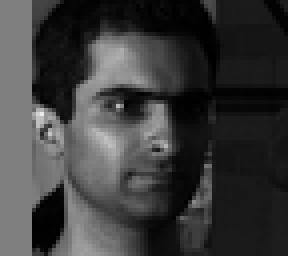
#> input picture data/Train Set (Labeled)/p0_i226.pgm, 72 x 64 px (shown 4 times larger)
$ python ex2_ariel_manela_216441915_tal_ramot_329514061.py
#> lines starting #> are read from the running program, lines starting #| are printed output that depends on the picture
"""
ex2.py — Standalone end-to-end pipeline (no imports from part_A / part_B / partD).

This file mirrors the functionality of the project under ``code/`` when data live under
``data/`` at the repository root:

  1) Data loading: iterate ``.pgm`` from a directory or from a zip (same contract as part_A).
  2) Preprocessing: optimized pipeline — resize 64×64, CLAHE, HOG, z-score, PCA (Part C).
  3) Persist / load Part C cache: ``data/part_c_splits_optimized.npz`` (train/val split).
  4) Nested stratified K-fold CV (outer K_out, inner K_in) with hyperparameter grids.
  5) Optional multi-model comparison (SVM, custom L1-softmax, custom decision tree).
  6) Final model fit on the full labeled pool (stacked train+val PCA features).
  7) Unlabeled prediction: raw HOG → same StandardScaler+PCA fitted on labeled raw HOG
     (matches ``final_model.py``), then predict; write ``results_manela_and_ramot.csv``
     as a single row of length 392 with identity indices 1..28.

Environment (optional):
  EX2_FULL_PIPELINE=1  — run nested CV for SVM, linear_reg, and tree, then pick the
                        lowest mean outer error model for the final fit (very slow).
  EX2_FULL_PIPELINE=0 — default: nested CV for SVM only; final model is SVM with
                        hyperparameters chosen by majority vote over outer folds.
"""

from __future__ import annotations

import os
import pickle
import zipfile
from collections import Counter
from itertools import product
from typing import Any, Dict, Iterable, List, Mapping, Optional, Tuple

import cv2
import numpy as np
from skimage.feature import hog
from sklearn.decomposition import PCA
from sklearn.metrics import accuracy_score
from sklearn.model_selection import StratifiedKFold, train_test_split
from sklearn.preprocessing import LabelEncoder, StandardScaler
from sklearn.svm import SVC

try:
    from tqdm import tqdm
except ImportError:

    def tqdm(iterable, **_kwargs):
        return iterable


# ---------------------------------------------------------------------------
# Paths (repo layout: <repo>/code/ex2.py, <repo>/data/...)
# ---------------------------------------------------------------------------

CODE_DIR = os.path.dirname(os.path.abspath(__file__))
REPO_ROOT = os.path.dirname(CODE_DIR)
TRAIN_DIR = os.path.join(REPO_ROOT, "data", "Train Set (Labeled)")
TEST_DIR = os.path.join(REPO_ROOT, "data", "Test Set (Unlabeled)")
PARTC_CACHE = os.path.join(REPO_ROOT, "data", "part_c_splits_optimized.npz")
RESULTS_CSV_PATH = os.path.join(REPO_ROOT, "results_manela_and_ramot.csv")
MODEL_BUNDLE_PATH = os.path.join(REPO_ROOT, "data", "ex2_final_bundle.pkl")
NESTED_CV_LOG_PATH = os.path.join(REPO_ROOT, "ex2_nested_cv_log.txt")

N_COMPONENTS = 50
PARTC_TEST_SIZE = 0.25
PARTC_RANDOM_STATE = 42
K_OUT = 5
K_IN = 3
NESTED_CV_RANDOM_STATE = 42

EX2_FULL_PIPELINE = os.environ.get("EX2_FULL_PIPELINE", "0") == "1"


# =============================================================================
# Part A–equivalent: PGM iteration, HOG, PCA cache
# =============================================================================


def iter_pgm_files(data_path: str):
    """Yield (filename, path_or_none, bytes_or_none) like part_A._iter_pgm_files."""
    if os.path.isdir(data_path):
        for filename in sorted(os.listdir(data_path)):
            if filename.lower().endswith(".pgm"):
                yield filename, os.path.join(data_path, filename), None
    else:
        with zipfile.ZipFile(data_path, "r") as archive:
            for filename in sorted(name for name in archive.namelist() if name.lower().endswith(".pgm")):
                yield filename, None, archive.read(filename)


def extract_optimized_hog_features(data_path: str) -> Tuple[np.ndarray, np.ndarray]:
    """
    Raw HOG feature matrix (optimized pipeline): 64×64 resize, CLAHE, HOG (9 ori, 8×8, 2×2).
    Returns (X_raw, y_str) where y_str[i] is the person id token from the filename prefix.
    """
    features_list: List[np.ndarray] = []
    labels: List[str] = []
    clahe = cv2.createCLAHE(clipLimit=2.0, tileGridSize=(8, 8))

    for filename, file_path, file_bytes in iter_pgm_files(data_path):
        if file_bytes is not None:
            img_data = file_bytes
        else:
            with open(file_path, "rb") as file_handle:
                img_data = file_handle.read()

        img_array = np.frombuffer(img_data, np.uint8)
        img = cv2.imdecode(img_array, cv2.IMREAD_GRAYSCALE)
#> img is the input picture: shape (64, 72); min 0, max 235, mean 59.3
        if img is None:
            continue

        img_small = cv2.resize(img, (64, 64))
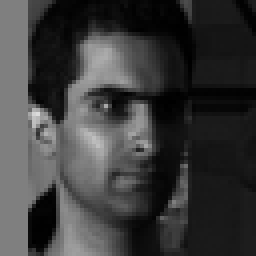
#> img_small: shape (64, 64) (shown 4 times larger); min 0, max 220, mean 59.3
        img_clahe = clahe.apply(img_small)
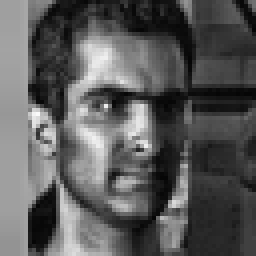
#> img_clahe: shape (64, 64) (shown 4 times larger); min 6, max 250, mean 90.1
        fd = hog(
            img_clahe,
            orientations=9,
            pixels_per_cell=(8, 8),
            cells_per_block=(2, 2),
            visualize=False,
        )
#> fd = 1764 values, max 0.368 at index 724, min 0 at index 2, mean 0.134
        features_list.append(fd)
        labels.append(os.path.splitext(os.path.basename(filename))[0].split("_")[0])

    return np.asarray(features_list), np.asarray(labels)


def process_optimized(train_dir: str, n_components: int = N_COMPONENTS) -> Tuple[np.ndarray, np.ndarray]:
    """HOG → StandardScaler → PCA (same as part_A.process_optimized)."""
    X, labels_str = extract_optimized_hog_features(train_dir)
    scaler = StandardScaler()
    X_scaled = scaler.fit_transform(X)
    pca = PCA(n_components=min(n_components, X_scaled.shape[0], X_scaled.shape[1]))
    X_pca = pca.fit_transform(X_scaled)
#> X_pca = [0]
    return X_pca, labels_str


def partc_build_splits(
    train_dir: str,
    *,
    n_components: int = N_COMPONENTS,
    test_size: float = PARTC_TEST_SIZE,
    random_state: int = PARTC_RANDOM_STATE,
) -> Tuple[np.ndarray, np.ndarray, np.ndarray, np.ndarray, int, np.ndarray]:
    """Part C: PCA features, label encode, stratified train/val split (part_A._partc_build_splits)."""
    X_full, y_full_str = process_optimized(train_dir, n_components=n_components)
#> X_full = [0]
    le = LabelEncoder()
    y_full = le.fit_transform(y_full_str)
#> y_full = [0]
#> (the run stopped early here; a loop or call above may not have finished)
